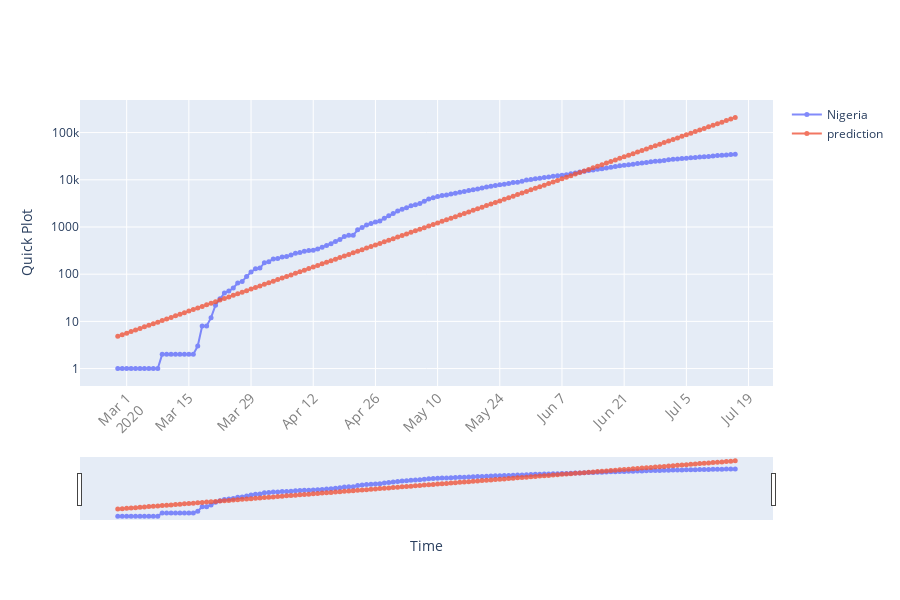

The code cell stored with this chart in its notebook:
### Code cell
# X data
nig_row= np.arange(y.shape[0])
X= nig_row.reshape(-1, 1)

# Linear Regression
reg.fit(X,y)

# Get estimated values
y_hat= reg.predict(X)

# Convert back to linear domain
y_hat= np.exp(y_hat)

# Replace predicted values in LR_inspect
LR_inspect["prediction"]= y_hat

# Make quick plot
quick_plot(LR_inspect["date"], LR_inspect.iloc[:,1:], type='log', xslider=True)

### Figure 1 — Plotly figure (JSON) as saved in the notebook; plotly's stock layout.template omitted (floating-point values rounded to 4 significant figures; data arrays with more than 128 entries replaced by an {"elided": "..."} marker saying what was removed)
{"data": [{"line": {"width": 2}, "marker": {"size": 5}, "mode": "markers+lines", "name": "Nigeria", "opacity": 0.8, "type": "scatter", "x": {"elided": "140 str values"}, "y": {"elided": "140 int values"}}, {"line": {"width": 2}, "marker": {"size": 5}, "mode": "markers+lines", "name": "prediction", "opacity": 0.8, "type": "scatter", "x": {"elided": "140 str values"}, "y": {"elided": "140 float values"}}], "layout": {"height": 600, "width": 900, "xaxis": {"nticks": 20, "rangeslider": {"visible": true}, "tickangle": -45, "tickfont": {"color": "#7f7f7f", "size": 14}, "title": {"text": "Time"}}, "yaxis": {"title": {"text": "Quick Plot"}, "type": "log"}}}
